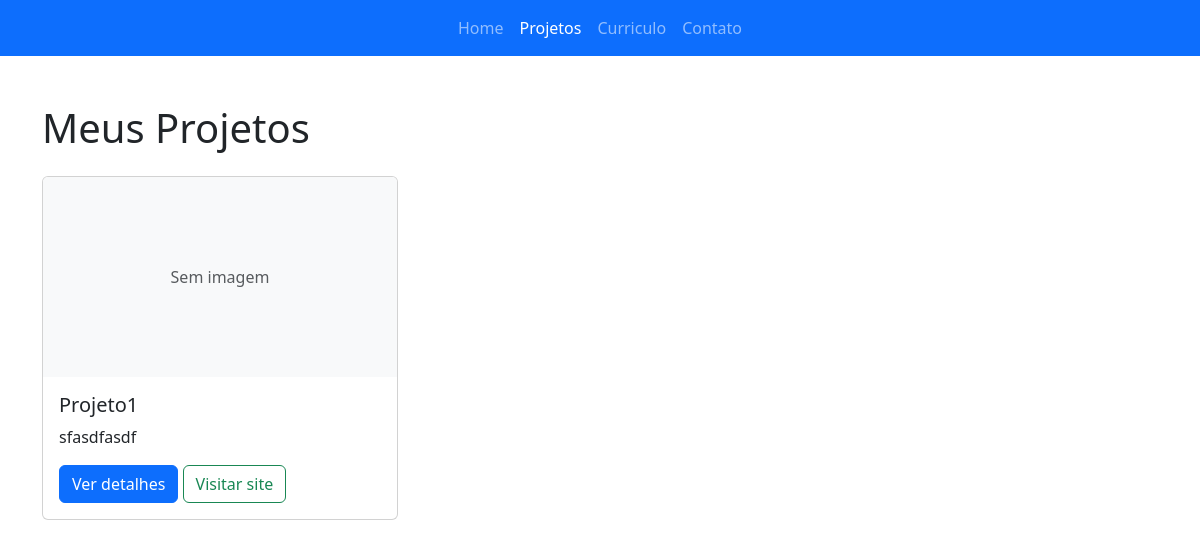
The page /projects/ on the database as committed earlier.
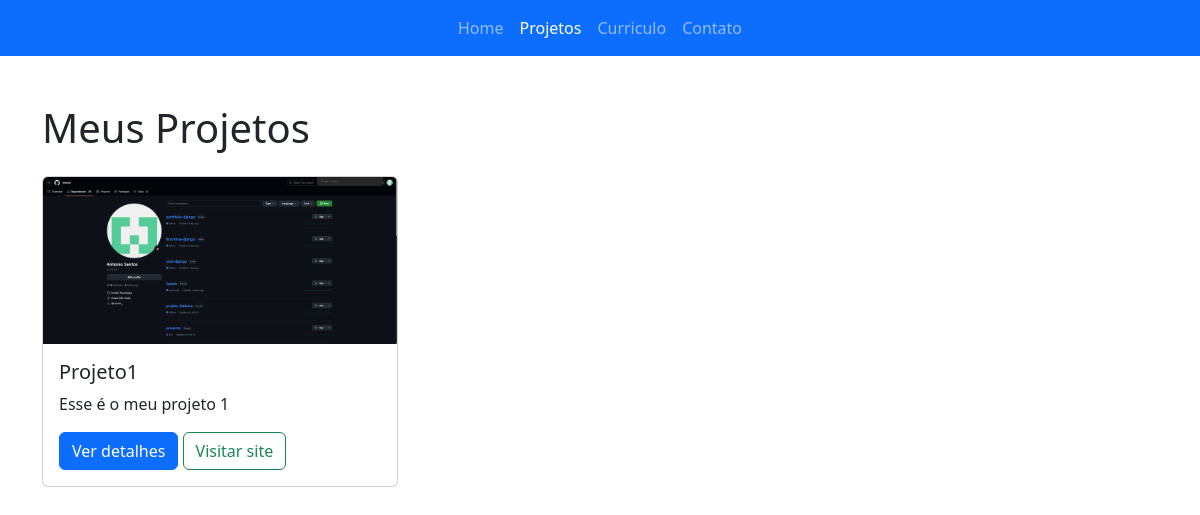
The same page on the database as committed later.
### core/models.py (models this page shows, shortened)
class Project(models.Model):
    title = models.CharField(max_length=200)
    description = models.TextField()
    url = models.URLField(blank=True)
    image = models.ImageField(upload_to='projects/', blank=True)

### core/views.py (the view)
# urls.py: path('projects/', views.projects, name='projects'),
def projects(request):
    projects = Project.objects.all()
    return render(request, 'core/projects.html', {'projects': projects})

### core/templates/core/projects.html (shortened to what this page needs)
<!doctype html>
<html lang="en">
  <head>
    <link href="https://cdn.jsdelivr.net/npm/bootstrap@5.3.5/dist/css/bootstrap.min.css" rel="stylesheet">
  </head>
  <body>
    <nav class="navbar navbar-expand-lg navbar-dark bg-primary">
        <div class="collapse navbar-collapse justify-content-center" id="navbarNav">
          <ul class="navbar-nav">
            <li class="nav-item ">
              <a class="nav-link " href="{% url 'home' %}">Home</a>
            </li>
            <li class="nav-item active ">
              <a class="nav-link active" href="{% url 'projects' %}">Projetos</span></a>
            </li>
            <li class="nav-item">
              <a class="nav-link" href="#">Curriculo</a>
            </li>
            <li class="nav-item">
              <a class="nav-link" href="{% url 'contato' %}">Contato</a>
            </li>
          </ul>
        </div>
      </nav>
    <div class="container mt-5">
        <h1 class="mb-4">Meus Projetos</h1>
        <div class="row">
            {% for project in projects %}
            <div class="col-md-4 mb-4">
                <div class="card h-100">
                    {% if project.image %}
                    <img src="{{ project.image.url }}" class="card-img-top" alt="{{ project.title }}">
                    {% else %}
                    <div class="card-img-top bg-light d-flex align-items-center justify-content-center" style="height: 200px;">
                        <span class="text-muted">Sem imagem</span>
                    </div>
                    {% endif %}
                    <div class="card-body">
                        <h5 class="card-title">{{ project.title }}</h5>
                        <p class="card-text">{{ project.description|truncatewords:30 }}</p>
                        <a href="{% url 'project_detail' project.pk %}" class="btn btn-primary">Ver detalhes</a>
                        {% if project.url %}
                        <a href="{{ project.url }}" class="btn btn-outline-success" target="_blank">Visitar site</a>
                        {% endif %}
                    </div>
                </div>
            </div>
            {% empty %}
            <div class="col-12">
                <div class="alert alert-info">
                    Nenhum projeto encontrado.
                </div>
            </div>
            {% endfor %}
        </div>
    </div>
  </body>
</html>

Rows that differ between the two databases and show on the page:
changed Project "Projeto1": image: picture added; description "sfasdfasdf" → "Esse é o meu projeto 1"; no longer shows "Sem imagem"
